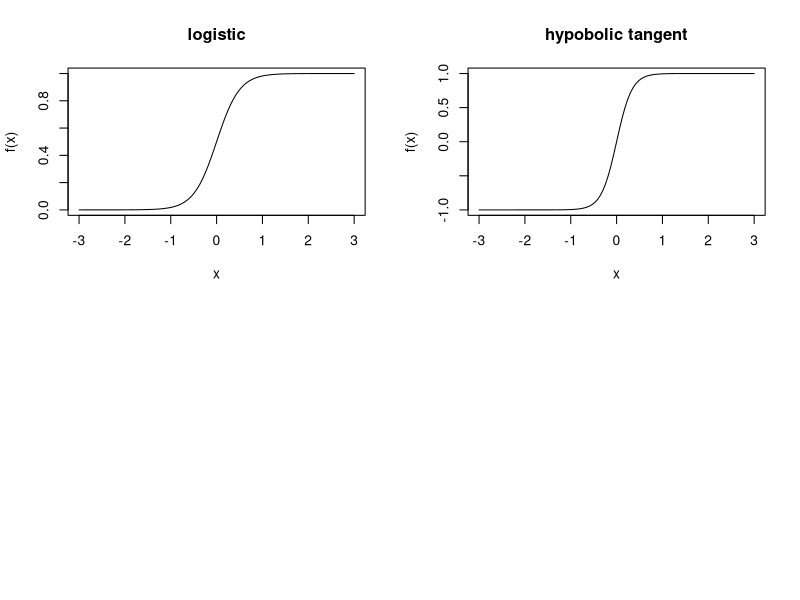
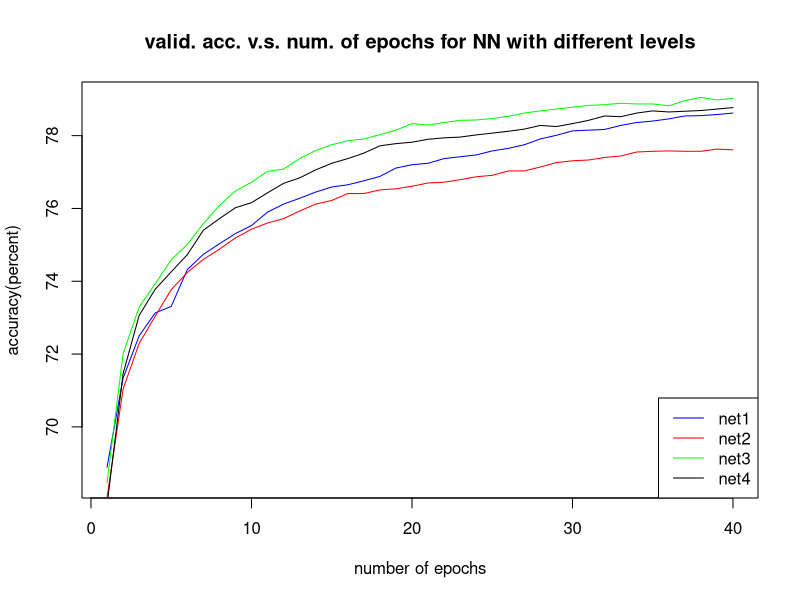
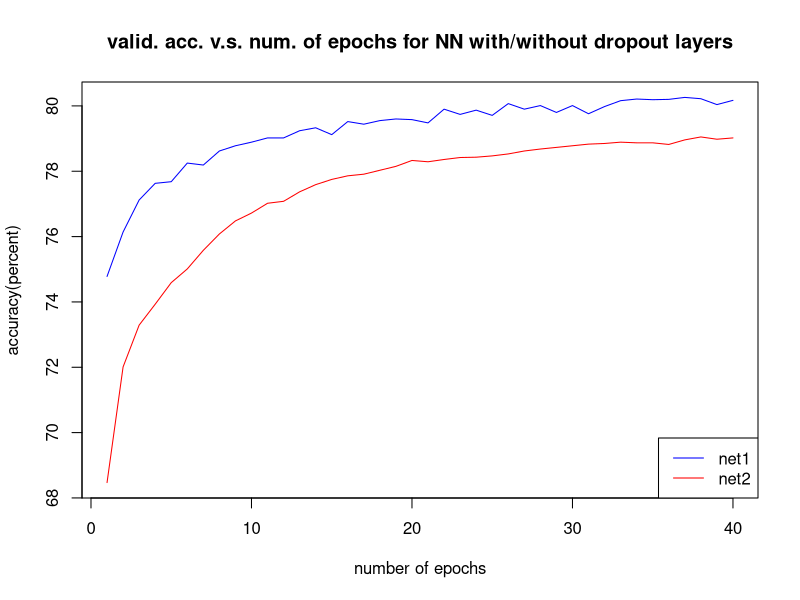
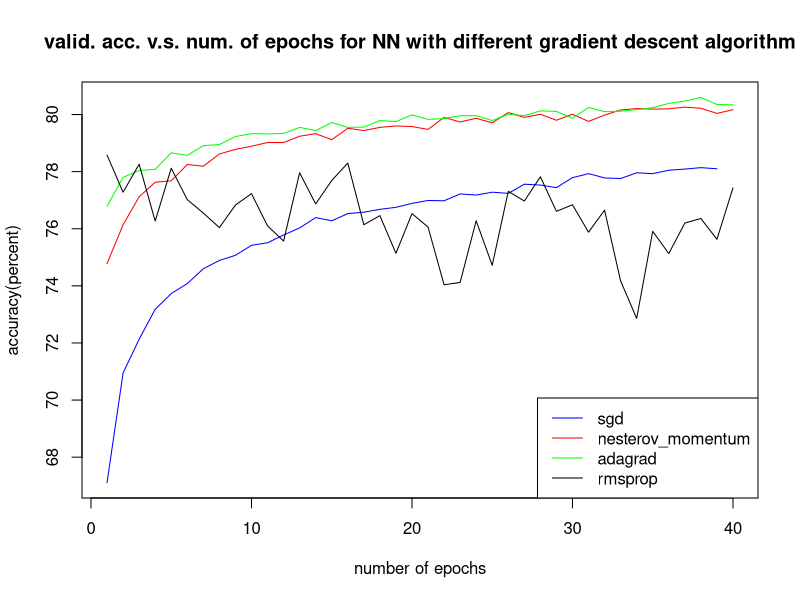

Write R code to recreate these figures, in order.
## ---- chunk 1
par(mfrow = c(2, 2))
curve(1/(1+exp(-4*x)), -3, 3, ylab = 'f(x)', xlab = 'x')
title('logistic')
curve(tanh(3*x), -3, 3, ylab = 'f(x)', xlab = 'x')
title('hypobolic tangent')
par(mfrow = c(1, 1))

## ---- chunk 2
net1 = c(68.06, 71.04, 72.29, 73.04, 73.77, 74.24, 74.60, 74.88, 75.19, 75.43, 75.60, 75.72, 75.93, 76.12, 76.22, 76.41, 76.41, 76.51, 76.54, 76.61, 76.70, 76.72, 76.79, 76.87, 76.91, 77.03, 77.03, 77.14, 77.26, 77.31, 77.33, 77.40, 77.44, 77.55, 77.57, 77.58, 77.57, 77.57, 77.63, 77.61)
net2 = c(68.89, 71.34, 72.50, 73.13, 73.31, 74.32, 74.74, 75.03, 75.31, 75.53, 75.90, 76.12, 76.28, 76.45, 76.59, 76.65, 76.76, 76.88, 77.11, 77.20, 77.24, 77.37, 77.42, 77.47, 77.58, 77.65, 77.75, 77.91, 78.01, 78.13, 78.15, 78.17, 78.28, 78.36, 78.40, 78.46, 78.54, 78.55, 78.58, 78.62)
net3 = c(68.47, 72.01, 73.29, 73.93, 74.59, 75.01, 75.58, 76.08, 76.48, 76.72, 77.02, 77.08, 77.37, 77.59, 77.75, 77.86, 77.91, 78.03, 78.15, 78.33, 78.29, 78.36, 78.42, 78.43, 78.47, 78.53, 78.62, 78.68, 78.73, 78.78, 78.83, 78.85, 78.89, 78.87, 78.87, 78.82, 78.96, 79.05, 78.98, 79.02)
net4 = c(67.85, 71.46, 73.06, 73.78, 74.26, 74.73, 75.40, 75.72, 76.02, 76.16, 76.43, 76.69, 76.84, 77.06, 77.24, 77.37, 77.52, 77.72, 77.78, 77.82, 77.90, 77.94, 77.96, 78.02, 78.07, 78.12, 78.18, 78.28, 78.25, 78.33, 78.42, 78.54, 78.52, 78.62, 78.68, 78.65, 78.67, 78.69, 78.73, 78.77)
plot(x = 1:length(net3), y = net3, type = 'n', ylab = "accuracy(percent)", xlab = "number of epochs")
lines(x = 1:length(net2), y = net2, col = 'blue')
lines(x = 1:length(net1), y = net1, col = 'red')
lines(x = 1:length(net3), y = net3, col = 'green')
lines(x = 1:length(net4), y = net4, col = 'black')
title('valid. acc. v.s. num. of epochs for NN with different levels')
legend("bottomright", lty = 1, col = c('blue', 'red', 'green', 'black'), 
       legend = c("net1", "net2", "net3", 'net4'))
## ---- chunk 3
neta = c(68.47, 72.01, 73.29, 73.93, 74.59, 75.01, 75.58, 76.08, 76.48, 76.72, 77.02, 77.08, 77.37, 77.59, 77.75, 77.86, 77.91, 78.03, 78.15, 78.33, 78.29, 78.36, 78.42, 78.43, 78.47, 78.53, 78.62, 78.68, 78.73, 78.78, 78.83, 78.85, 78.89, 78.87, 78.87, 78.82, 78.96, 79.05, 78.98, 79.02)
netb = c(74.78, 76.14, 77.12, 77.63, 77.68, 78.25, 78.19, 78.62, 78.78, 78.89, 79.02, 79.02, 79.24, 79.33, 79.12, 79.52, 79.44, 79.55, 79.60, 79.58, 79.48, 79.90, 79.74, 79.87, 79.71, 80.07, 79.90, 80.01, 79.80, 80.01, 79.76, 79.98, 80.16, 80.21, 80.19, 80.20, 80.26, 80.22, 80.04, 80.17)
plot(x = 1:length(netb), y = netb, type = 'n', ylab = "accuracy(percent)", xlab = "number of epochs", ylim = c(min(neta), max(netb)))
lines(x = 1:length(netb), y = netb, col = 'blue')
lines(x = 1:length(neta), y = neta, col = 'red')
title('valid. acc. v.s. num. of epochs for NN with/without dropout layers')
legend("bottomright", lty = 1, col = c('blue', 'red'), 
       legend = c("net1", "net2"))
## ---- chunk 4
sgd = c(67.11, 70.95, 72.13, 73.18, 73.73, 74.08, 74.60, 74.89, 75.07, 75.42, 75.51, 75.78, 76.03, 76.39, 76.28, 76.53, 76.58, 76.68, 76.75, 76.89, 76.99, 76.98, 77.22, 77.18, 77.28, 77.24, 77.56, 77.53, 77.44, 77.79, 77.93, 77.78, 77.76, 77.96, 77.93, 78.05, 78.09, 78.14, 78.10)
nesterov_momentum = c(74.78, 76.14, 77.12, 77.63, 77.68, 78.25, 78.19, 78.62, 78.78, 78.89, 79.02, 79.02, 79.24, 79.33, 79.12, 79.52, 79.44, 79.55, 79.60, 79.58, 79.48, 79.90, 79.74, 79.87, 79.71, 80.07, 79.90, 80.01, 79.80, 80.01, 79.76, 79.98, 80.16, 80.21, 80.19, 80.20, 80.26, 80.22, 80.04, 80.17)
adagrad = c(76.79, 77.80, 78.04, 78.08, 78.66, 78.57, 78.91, 78.95, 79.23, 79.33, 79.32, 79.34, 79.55, 79.44, 79.72, 79.55, 79.56, 79.79, 79.75, 79.99, 79.83, 79.86, 79.96, 79.96, 79.79, 80.01, 79.96, 80.13, 80.11, 79.87, 80.25, 80.10, 80.12, 80.17, 80.24, 80.39, 80.47, 80.60, 80.35, 80.34)
rmsprop = c(78.58, 77.28, 78.26, 76.27, 78.12, 77.02, 76.55, 76.04, 76.83, 77.23, 76.10, 75.57, 77.96, 76.87, 77.69, 78.30, 76.14, 76.46, 75.14, 76.53, 76.06, 74.04, 74.12, 76.28, 74.72, 77.31, 76.97, 77.82, 76.61, 76.84, 75.88, 76.65, 74.17, 72.86, 75.91, 75.13, 76.20, 76.36, 75.63, 77.43)
plot(x = 1:length(rmsprop), y = rmsprop, type = 'n', ylab = "accuracy(percent)", xlab = "number of epochs", ylim = c(min(sgd), max(adagrad)))
lines(x = 1:length(sgd), y = sgd, col = 'blue')
lines(x = 1:length(nesterov_momentum), y = nesterov_momentum, col = 'red')
lines(x = 1:length(adagrad), y = adagrad, col = 'green')
lines(x = 1:length(rmsprop), y = rmsprop, col = 'black')
legend("bottomright", lty = 1, col = c('blue', 'red', 'green', 'black'), 
       legend = c("sgd", "nesterov_momentum", "adagrad", "rmsprop"))
title("valid. acc. v.s. num. of epochs for NN with different gradient descent algorithm")
